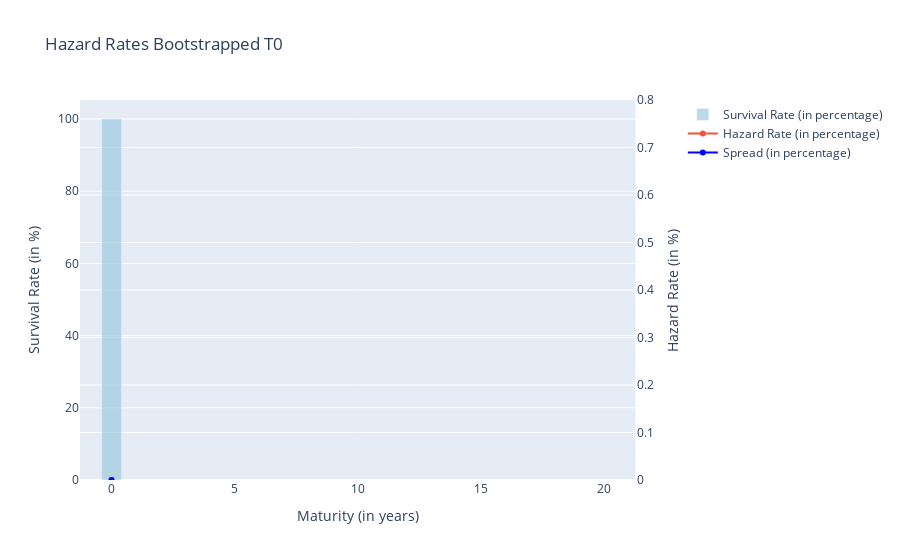

Notebook cell for this chart:
### Code cell
#plot
example = {"tenor": [0,1,2,3,5,7,10,15,20],
       "SurvivalRate": [q_t0*100,'','','','','','','',''],
       "HazardRates": [h_t0,'','','','','','','',''],
           "Spread": [0,'','','','','','','','']
}

example=pd.DataFrame(example)

fig = make_subplots(specs=[[{"secondary_y": True}]])

# Add traces
fig.add_trace(
    go.Bar(x=example.tenor, y=example.SurvivalRate, name="Survival Rate (in percentage)",marker_color='rgb(158,202,225)', 
        opacity=0.7),
    secondary_y=False,
)

fig.add_trace(
    go.Scatter(x=example.tenor, y=example.HazardRates, name="Hazard Rate (in percentage)"),
    secondary_y=True,
)

fig.add_trace(
    go.Scatter(x=example.tenor, y=example.Spread, name="Spread (in percentage)", marker_color='blue'),
    secondary_y=True,
)

# Add figure title
fig.update_layout(
    title_text="Hazard Rates Bootstrapped T0"
)

# Set x-axis title
fig.update_xaxes(title_text="Maturity (in years)")

# Set y-axes titles
fig.update_yaxes(title_text="Survival Rate (in %)", secondary_y=False)
fig.update_yaxes(title_text="Hazard Rate (in %)", secondary_y=True, range=[0, 0.8])

fig.show()

### Figure 1 — Plotly figure (JSON) as saved in the notebook; plotly's stock layout.template omitted (floating-point values rounded to 4 significant figures)
{"data": [{"marker": {"color": "rgb(158,202,225)"}, "name": "Survival Rate (in percentage)", "opacity": 0.7, "type": "bar", "x": [0, 1, 2, 3, 5, 7, 10, 15, 20], "xaxis": "x", "y": [100, "", "", "", "", "", "", "", ""], "yaxis": "y"}, {"name": "Hazard Rate (in percentage)", "type": "scatter", "x": [0, 1, 2, 3, 5, 7, 10, 15, 20], "xaxis": "x", "y": [0, "", "", "", "", "", "", "", ""], "yaxis": "y2"}, {"marker": {"color": "blue"}, "name": "Spread (in percentage)", "type": "scatter", "x": [0, 1, 2, 3, 5, 7, 10, 15, 20], "xaxis": "x", "y": [0, "", "", "", "", "", "", "", ""], "yaxis": "y2"}], "layout": {"title": {"text": "Hazard Rates Bootstrapped T0"}, "xaxis": {"anchor": "y", "domain": [0, 0.94], "title": {"text": "Maturity (in years)"}}, "yaxis": {"anchor": "x", "domain": [0, 1], "title": {"text": "Survival Rate (in %)"}}, "yaxis2": {"anchor": "x", "overlaying": "y", "range": [0, 0.8], "side": "right", "title": {"text": "Hazard Rate (in %)"}}}}
